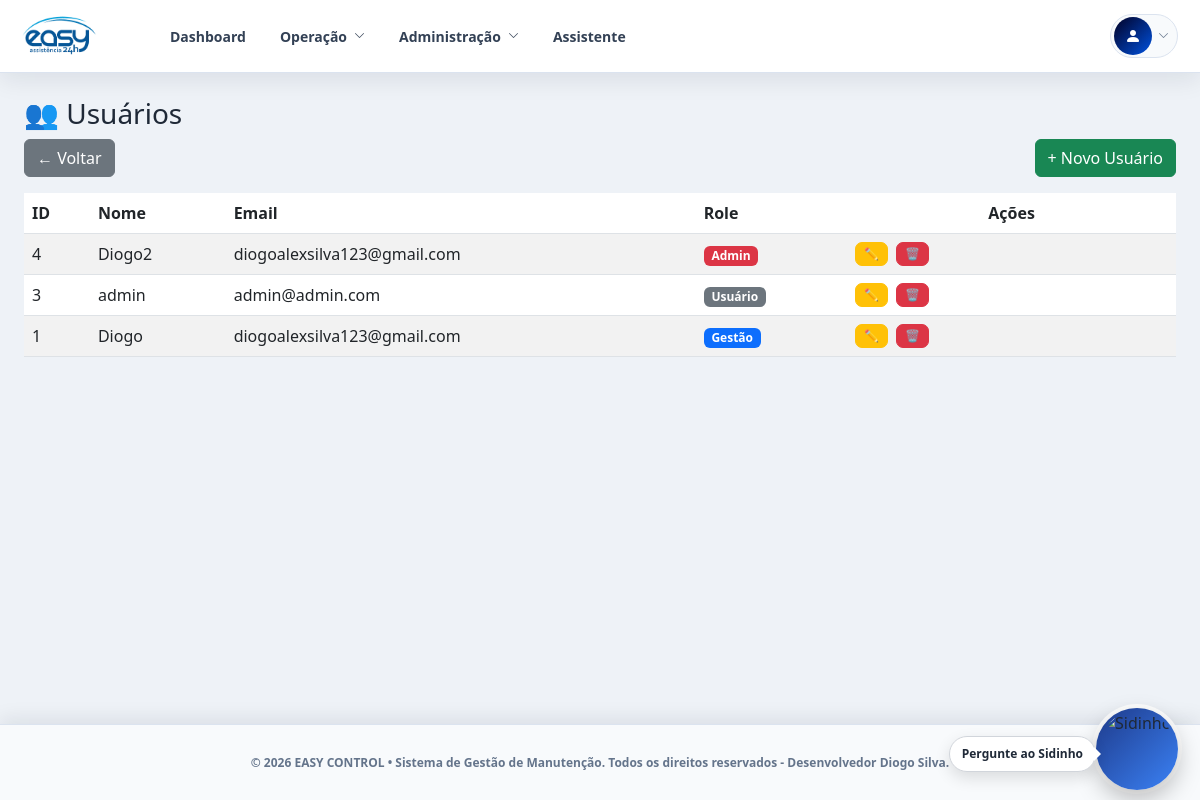
Page /admin/usuarios (signed in) on the committed database.
### models/usuario.py (models this page shows, shortened)
class Usuario(db.Model):
    __tablename__ = "usuarios"
    id = db.Column(db.Integer, primary_key=True)
    nome = db.Column(db.String(100), unique=True, nullable=False)
    email = db.Column(db.String(100))
    senha_hash = db.Column(db.String(200), nullable=False)
    role = db.Column(db.String(20), default="usuario")
    foto = db.Column(db.String(255))

### routes/admin.py (the view)
@admin_bp.route("/usuarios")
@admin_required
def listar_usuarios():
    usuarios = Usuario.query.order_by(Usuario.id.desc()).all()
    return render_template("admin/usuarios.html", usuarios=usuarios)

### utils/auth.py (called while the page is built)
def is_admin_ou_gestao():
    return session.get("user_role") in ROLES_ADMINISTRATIVAS

def admin_required(f):
    @wraps(f)
    def decorated_function(*args, **kwargs):
        if not session.get("user_id"):
            return redirect("/login")
        if not is_admin_ou_gestao():
            return "Acesso negado 🚫"
        return f(*args, **kwargs)
    return decorated_function

### templates/admin/usuarios.html
{% extends "base.html" %}
{% block content %}
<h3>👥 Usuários</h3>
<div class="d-flex justify-content-between align-items-center mb-3">
  <a href="/admin/" class="btn btn-secondary">
    ← Voltar
  </a>
  <a href="/admin/usuarios/novo" class="btn btn-success">
    + Novo Usuário
  </a>
</div>
<table class="table table-striped">
  <thead>
    <tr>
      <th>ID</th>
      <th>Nome</th>
      <th>Email</th>
      <th>Role</th>
      <th>Ações</th>
    </tr>
  </thead>
  <tbody>
    {% for u in usuarios %}
    <tr>
      <td>{{ u.id }}</td>
      <td>{{ u.nome }}</td>
      <td>{{ u.email }}</td>
      <td>
        {% if u.role == "gestao" %}
          <span class="badge bg-primary">Gestão</span>
        {% elif u.role == "admin" %}
          <span class="badge bg-danger">Admin</span>
        {% else %}
          <span class="badge bg-secondary">Usuário</span>
        {% endif %}
      </td>
      <td class="d-flex gap-2">
        <a href="/admin/usuarios/editar/{{ u.id }}"
           class="btn btn-sm btn-warning">
          ✏️
        </a>
        <a href="/admin/usuarios/excluir/{{ u.id }}"
           class="btn btn-sm btn-danger"
           onclick="return confirm('Tem certeza que deseja excluir?')">
          🗑️
        </a>
      </td>
    </tr>
    {% endfor %}
  </tbody>
</table>
{% endblock %}

### rows in the picture
Usuario: id "4", nome "Diogo2", email "diogoalexsilva123@gmail.com", role "Admin"
Usuario: id "3", nome "admin", email "admin@admin.com", role "Usuário"
Usuario: id "1", nome "Diogo", email "diogoalexsilva123@gmail.com", role "Gestão"
